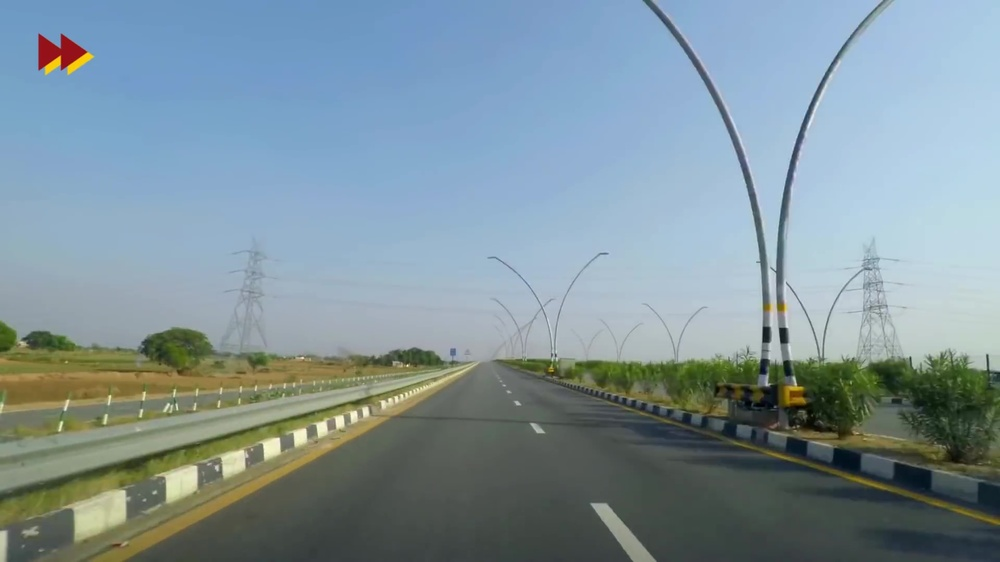
#> input picture testimages/test7.jpg, 1000 x 562 px, shrunk from 1920 x 1080 before the run; the run also reads 2 pictures not shown here
$ jupyter execute --allow-errors BASIC_LANE_DETECTION.ipynb   (shell and % lines are left out)
#> lines starting #> are read from the running program, lines starting #| are printed output that depends on the picture
[cell 1]
import matplotlib.pyplot as plt
import matplotlib.image as mpimg
import numpy as np
import cv2
from moviepy.editor import VideoFileClip
from IPython.display import HTML
import math

[cell 2]
def read(path):
  return mpimg.imread(path)

def show(image):
  print('This image is:', type(image), 'with dimensions:', image.shape)
  plt.imshow(image)

def save(image, path = 'test.png'):
  plt.imsave(path, image)

def convert_to_color(image):
  return np.dstack((image, image, image))

[cell 3]
def gray(raw_image):
  '''convert the colored imaged to grayscale image'''
  return cv2.cvtColor(raw_image, cv2.COLOR_RGB2GRAY)

def reduce_noise(gray_image, kernel_size):
  '''reduce noise of grayscale image using gausian blur'''
  return cv2.GaussianBlur(gray_image, (kernel_size, kernel_size), 0)

[cell 4]
def get_edges(blur_image, low_threshold, high_threshold):
  '''find edges using canny transform algorithm'''
  return cv2.Canny(blur_image, low_threshold, high_threshold)

[cell 5]
def get_vertices(x, y, axc, bxc, cyc, dyc, maxyc = 1.0, maxxc = 1.0, startxc = 0.0):
  ax = int(axc*x)
  bx = int(bxc*x)
  cy = int(cyc*y)
  dy = int(dyc*y)
  maxy = int(maxyc*y)
  maxx = int(maxxc*x)
  startx = int(startxc*x)
  bottom_left = (startx, maxy)
  top_left = (ax, cy)
  top_right = (bx, dy)
  bottom_right = (maxx, maxy)
  vertices = np.array([[bottom_left, top_left, top_right, bottom_right]], dtype=np.int32)
  return vertices

[cell 6]
def get_roi(edge_image, vertices, ignore_value = 255):
  '''get the polygon to be used to block out everything in the image except the region of interest'''
  roi = np.zeros_like(edge_image)
  cv2.fillPoly(roi, vertices, ignore_value)
  return roi

def mask(edge_image, roi):
  '''block out everything in the image except the edges in the region of interest'''
  return cv2.bitwise_and(edge_image, roi)

[cell 7]
def get_lines(masked_edge_image, rho, theta_coef, min_votes, min_line_length, max_line_gap):
  '''convert edges into lines using hough transform algorithm '''
  theta = theta_coef*np.pi/180
  return cv2.HoughLinesP(masked_edge_image, rho, theta, min_votes, np.array([]), minLineLength = min_line_length, maxLineGap = max_line_gap)

[cell 8]
def draw(lines, image, color=[255, 0, 0], thickness = 2, thresh = 0.5):
  ''' draw the lines on a blank image'''
  lined_image = np.copy(image)*0

  if lines is not None:
    for line in lines:
      for x1,y1,x2,y2 in line:
        slope, intercept = np.polyfit((x1,x2), (y1,y2), 1)
        if abs(slope) > thresh:
          cv2.line(lined_image, (x1, y1), (x2, y2), color, thickness)

  return lined_image

[cell 9]
# equation of a line: y = slope*x + intercept
# left lane has a positive slope, right lane has a negative slope

def extrapolate_lines(lines, image, color=[255, 0, 0], thickness = 10,
                      positive_thresh = 0.5, negative_thresh = 0.5):

  imshape = image.shape
  image = np.copy(image)*0

  #initialize minimum and maximum y coordinate
  minimum_y = image.shape[0]
  maximum_y = image.shape[0]

  #initialize groups of values into empty lists
  left_slopes = []
  left_xs = []
  left_ys = []
  right_slopes = []
  right_xs = []
  right_ys = []

  # segregate the small line segments into the left lane group or right lane group
  if lines is not None:
    for line in lines:
      for x1,y1,x2,y2 in line:

        # get the slope and intercept of the line (as defined by two points) using the polyfit function
        slope, intercept = np.polyfit((x1,x2), (y1,y2), 1)

        if (slope > positive_thresh): #if positive slope, put value to left lane group
          left_slopes += [slope]
          left_xs += [x1, x2]
          left_ys += [y1, y2]
        elif (slope < negative_thresh): #if negative slope, put value to right lane group
          right_slopes += [slope]
          right_xs += [x1, x2]
          right_ys += [y1, y2]

        # update the minimum y_coordinate based on values seen
        minimum_y = min(min(y1, y2), minimum_y)

  #average all the values in each group to get the slope, x, and y
  left_slope = np.mean(left_slopes)
  left_x = np.mean(left_xs)
  left_y = np.mean(left_ys)
  right_slope = np.mean(right_slopes)
  right_x = np.mean(right_xs)
  right_y = np.mean(right_ys)

  #derive the intercept using the equation of the line and average value
  left_intercept = left_y - (left_slope * left_x)
  right_intercept = right_y - (right_slope * right_x)

  if ((len(left_slopes) > 0) and (len(right_slopes) > 0)): #make sure we have points in each group
    #derive the x coordinate using the equation of the lines and derived values
    upper_left_x = int((minimum_y - left_intercept) / left_slope)
    lower_left_x = int((maximum_y - left_intercept) / left_slope)
    upper_right_x = int((minimum_y - right_intercept) / right_slope)
    lower_right_x = int((maximum_y - right_intercept) / right_slope)

    #draw the line based on two points
    cv2.line(image, (upper_left_x, minimum_y), (lower_left_x, maximum_y), color, thickness)
    cv2.line(image, (upper_right_x, minimum_y), (lower_right_x, maximum_y), color, thickness)

  return image

[cell 10]
def overlap(first_image, second_image, α = 0.8, β = 0.5, λ = 0.0):
    '''first_image * α + second_image * β + λ (colored)'''
    return cv2.addWeighted(first_image, α, second_image, β, λ)

[cell 11]
param = {
   #blur parameters
  'kernel_size': 5,

   #canny transform parameters
  'canny_lo': 100,
  'canny_hi': 200,

  #region of interest parameters
  'ax_coef': 10.0/25,
  'bx_coef': 14.0/25,
  'cy_coef': 0.6,
  'dy_coef': 0.6,
  'maxy_coef': 1.0,
  'maxx_coef': 1.0,
  'startx_coef': 0.0,

  #hough parameters
  'rho': 1,
  'theta_coef': 1,
  'min_votes': 30,
  'min_line_length': 20,
  'max_line_gap': 20
}

[cell 12]
def pipeline(path, file, name, param = param):

  name = path + name

  raw_image = read(path + file)
  image = read(path + file)
  save(image, path = name + '1-raw.png')

  gray_image = gray(image)
  save(gray_image, path = name + '2-grey.png')

  blur_image = reduce_noise(gray_image, param['kernel_size'])
  save(blur_image, path = name + '3-blur.png')

  edge_image = get_edges(blur_image, param['canny_lo'], param['canny_hi'])
  save(edge_image, path = name + '4-edges.png')

  x = image.shape[1]
  y = image.shape[0]
  vertices = get_vertices(x, y, param['ax_coef'], param['bx_coef'],
                                param['cy_coef'], param['dy_coef'],
                                param['maxy_coef'], param['maxx_coef'], param['startx_coef'])

  roi = get_roi(edge_image, vertices)
  save(roi, path = name + '5-roi.png')

  mask_image = mask(edge_image, roi)
  save(mask_image, path = name + '6-mask.png')

  lines = get_lines(mask_image, param['rho'], param['theta_coef'],
                           param['min_votes'], param['min_line_length'],
                           param['max_line_gap'])

  line_image = draw(lines, raw_image)
  save(line_image, path = name + '7-lines.png')


  line_image2 = extrapolate_lines(lines, raw_image)
  save(line_image2, path = name + '8-lines.png')

  image = overlap(line_image, raw_image)
  save(image, path = name + '9-overlap.png')

  image = overlap(line_image2, raw_image)
  save(image, path = name + '10-overlap.png')


pipeline(path = 'testimages/', file = 'test7.jpg', name = 'A')
#> in read, returned value is the input picture: shape (562, 1000, 3); mean R, G, B 127.6, 147.1, 155
#> in pipeline, `lines = get_lines(mask_image, param['rho'], param['theta_coef'], param..`: lines = 31 rows, first 6: [231, 432, 414, 383], [276, 456, 495, 359], [246, 457, 481, 362], [514, 403, 536, 432], [224, 478, 412, 395], [605, 503, 655, 560]
#> the loop in draw, `for line in lines:` made 31 passes
#> after the loop in draw, `for line in lines:`:
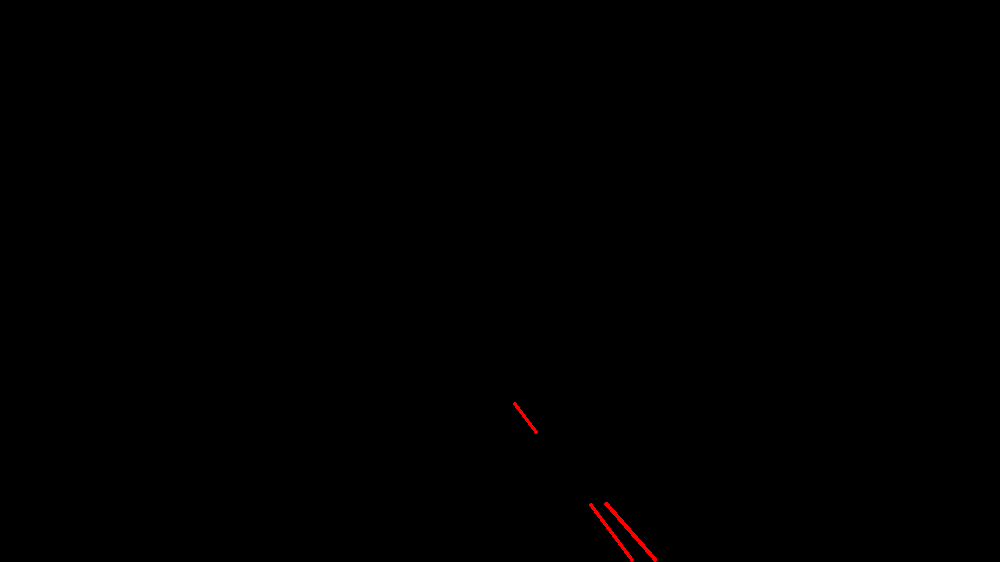
#> lined_image: shape (562, 1000, 3); mean R, G, B 0.3, 0, 0
#> the loop in extrapolate_lines, `for line in lines:` made 31 passes
#> after the loop in extrapolate_lines, `for line in lines:`: left_slopes = [1.32, 1.14, 1.33, 1.14]; left_xs = [514, 536, 605, 655, 590, 632, 606, 655]; left_ys = [403, 432, 503, 560, 504, 560, 503, 559]; right_slopes = 27 values, max 0.212 at index 16, min -0.469 at index 7, mean -0.278; right_xs = 54 values, max 673 at index 27, min 157 at index 20, mean 398.1; right_ys = 54 values, max 502 at index 16, min 358 at index 31, mean 408.1
#> in extrapolate_lines, `left_slope = np.mean(left_slopes)`: left_slope = 1.23
#> in extrapolate_lines, `left_x = np.mean(left_xs)`: left_x = 599.1
#> in extrapolate_lines, `left_y = np.mean(left_ys)`: left_y = 503
#> in extrapolate_lines, `right_slope = np.mean(right_slopes)`: right_slope = -0.278
#> in extrapolate_lines, `right_x = np.mean(right_xs)`: right_x = 398.1
#> in extrapolate_lines, `right_y = np.mean(right_ys)`: right_y = 408.1
#> in extrapolate_lines, `left_intercept = left_y - (left_slope * left_x)`: left_intercept = -236.1
#> in extrapolate_lines, `right_intercept = right_y - (right_slope * right_x)`: right_intercept = 518.8
#> in extrapolate_lines, `upper_left_x = int((minimum_y - left_intercept) / left_slope)`: upper_left_x = 481
#> in extrapolate_lines, `lower_left_x = int((maximum_y - left_intercept) / left_slope)`: lower_left_x = 646
#> in extrapolate_lines, `upper_right_x = int((minimum_y - right_intercept) / right_slope)`: upper_right_x = 578
#> in extrapolate_lines, `lower_right_x = int((maximum_y - right_intercept) / right_slope)`: lower_right_x = -155
pipeline(path = 'testimages/', file = 'test8.jpg', name = 'B')
#> call 3 of read, with path = 'testimages/test8.jpg'
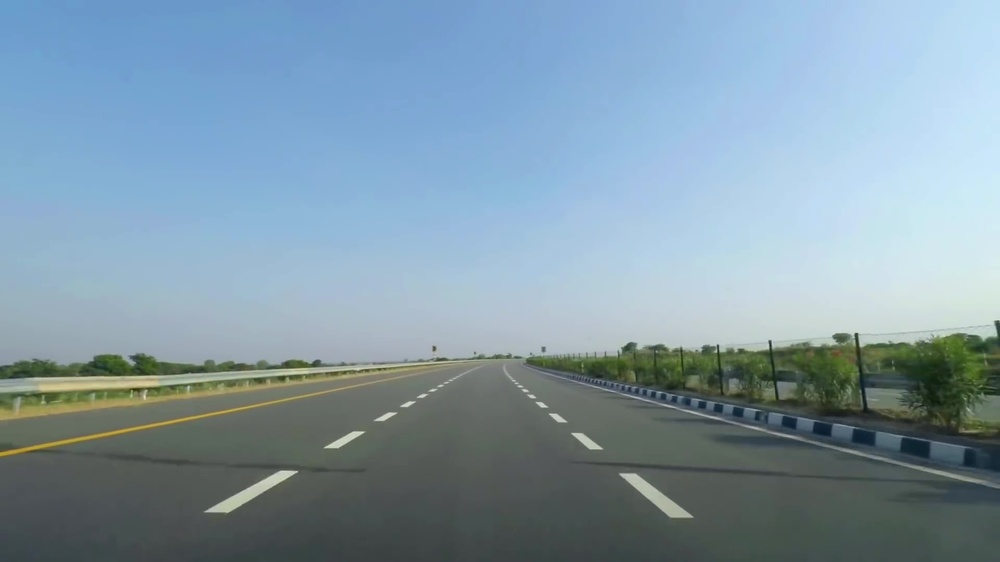
#> input picture testimages/test8.jpg, 1000 x 562 px, shrunk from 1920 x 1080 before the run
#> in read, returned value is the input picture: shape (562, 1000, 3); mean R, G, B 129.3, 153, 167.1
#> in pipeline (call 2), `lines = get_lines(mask_image, param['rho'], param['theta_coef'], param..`: lines = 24 rows, first 6: [336, 448, 432, 391], [204, 511, 281, 470], [634, 473, 692, 517], [227, 512, 295, 473], [565, 377, 640, 397], [621, 391, 715, 416]
#> call 2 of draw, with lines = array of shape (24, 1, 4), thickness = 2, thresh = 0.5
#> the loop in draw (call 2), `for line in lines:` made 24 passes
#> after the loop in draw (call 2), `for line in lines:`:
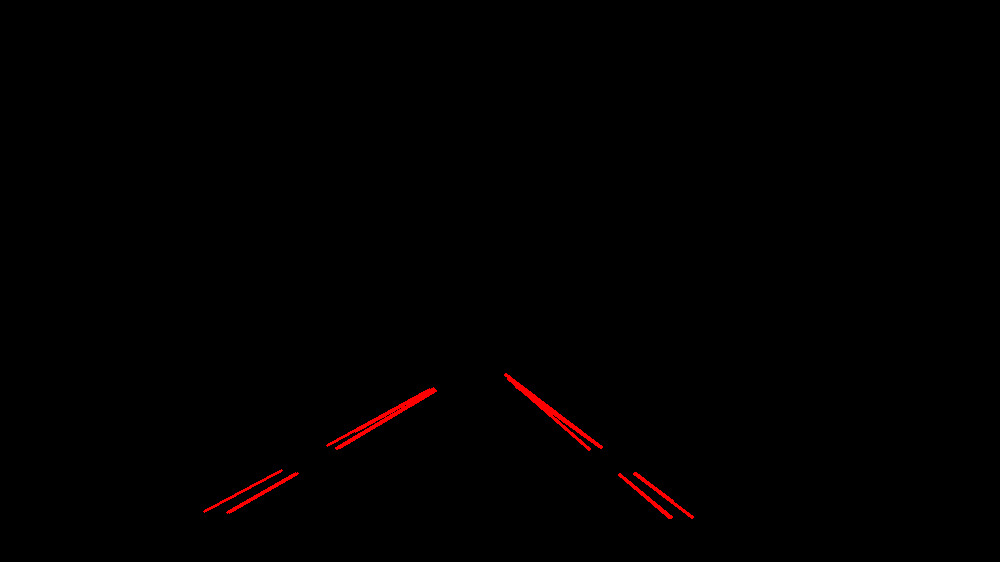
#> lined_image: shape (562, 1000, 3); mean R, G, B 1.3, 0, 0
#> the loop in extrapolate_lines (call 2), `for line in lines:` made 24 passes
pipeline(path = 'testimages/', file = 'test9.jpg', name = 'C')
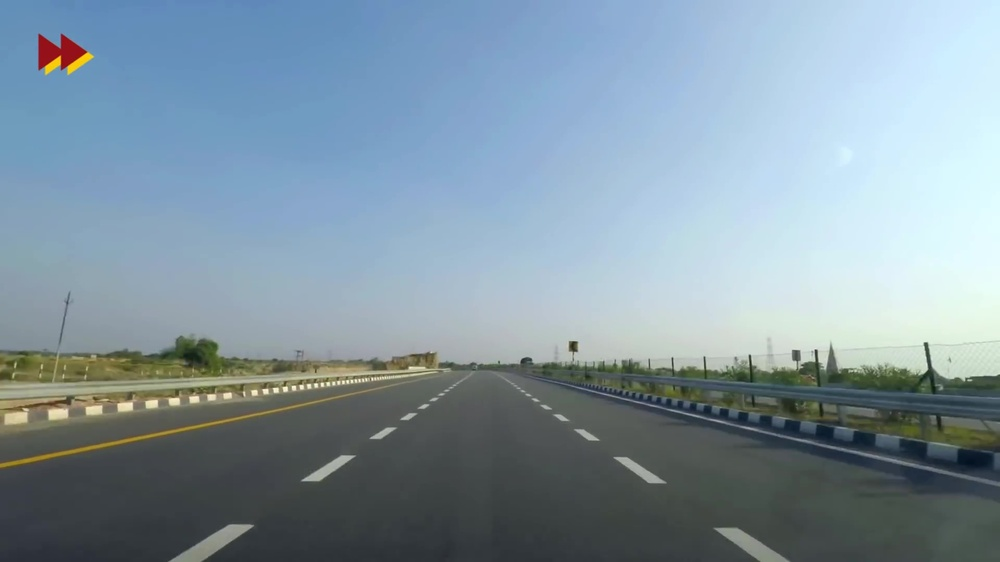
#> input picture testimages/test9.jpg, 1000 x 562 px, shrunk from 1920 x 1080 before the run
#> in read, returned value is the input picture: shape (562, 1000, 3); mean R, G, B 130.1, 149.7, 161.6
#> in save (call 26), `plt.imsave(path, image)`:
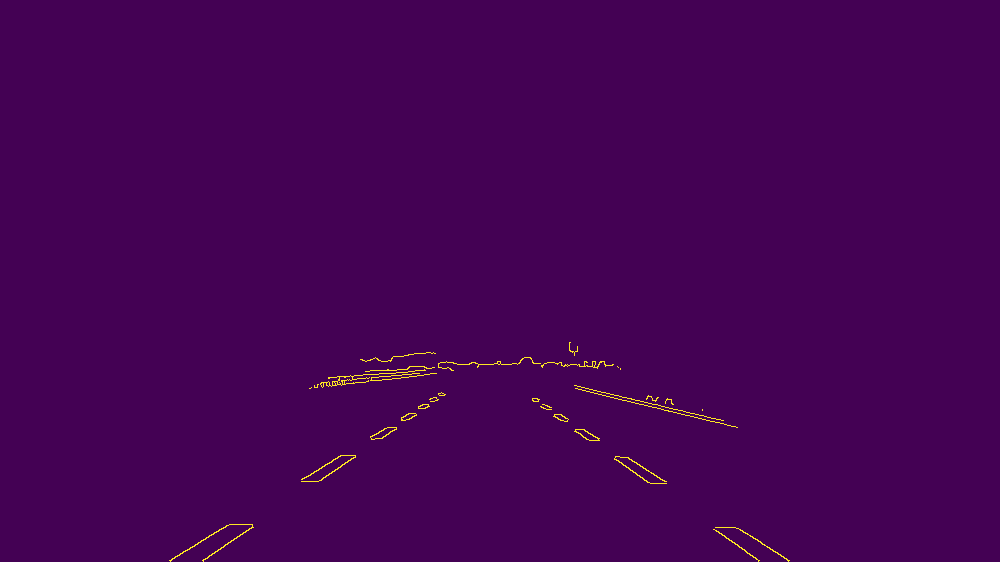
#> saved as C6-mask.png: shape (562, 1000, 3); mean R, G, B 68.7, 1.9, 83.8
#> in pipeline (call 3), `lines = get_lines(mask_image, param['rho'], param['theta_coef'], param..`: lines = 36 rows, first 6: [310, 388, 436, 373], [576, 388, 736, 427], [589, 389, 723, 420], [320, 383, 415, 373], [626, 457, 665, 481], [301, 479, 340, 455]
#> call 3 of draw, with lines = array of shape (36, 1, 4), thickness = 2, thresh = 0.5
#> the loop in draw (call 3), `for line in lines:` made 36 passes
#> after the loop in draw (call 3), `for line in lines:`:
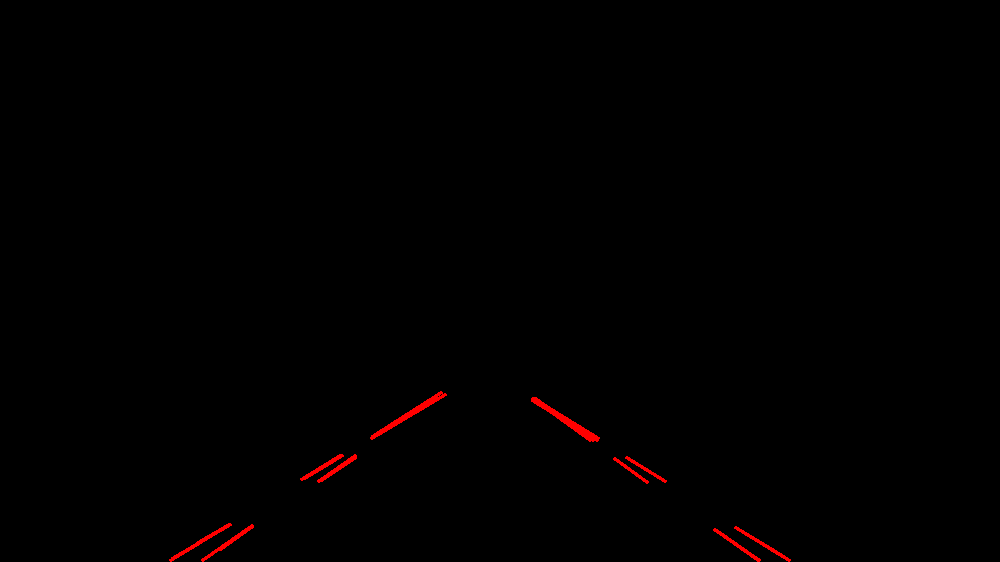
#> lined_image: shape (562, 1000, 3); mean R, G, B 1.2, 0, 0
pipeline(path = 'testimages/', file = 'test10.jpg', name = 'D')
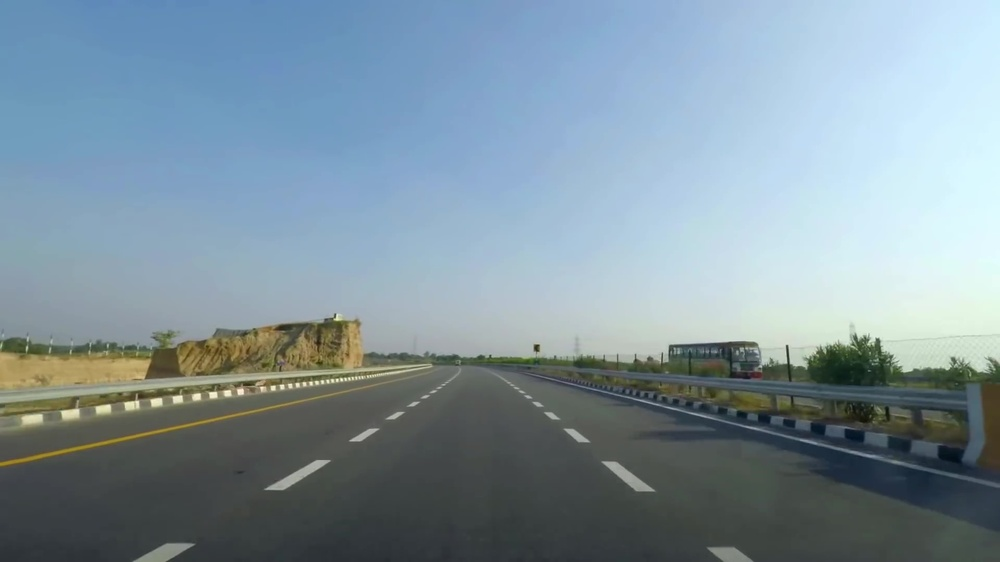
#> input picture testimages/test10.jpg, 1000 x 562 px, shrunk from 1920 x 1080 before the run
#> in read, returned value is the input picture: shape (562, 1000, 3); mean R, G, B 127.6, 147, 157.5
#> in save (call 32), `plt.imsave(path, image)`:
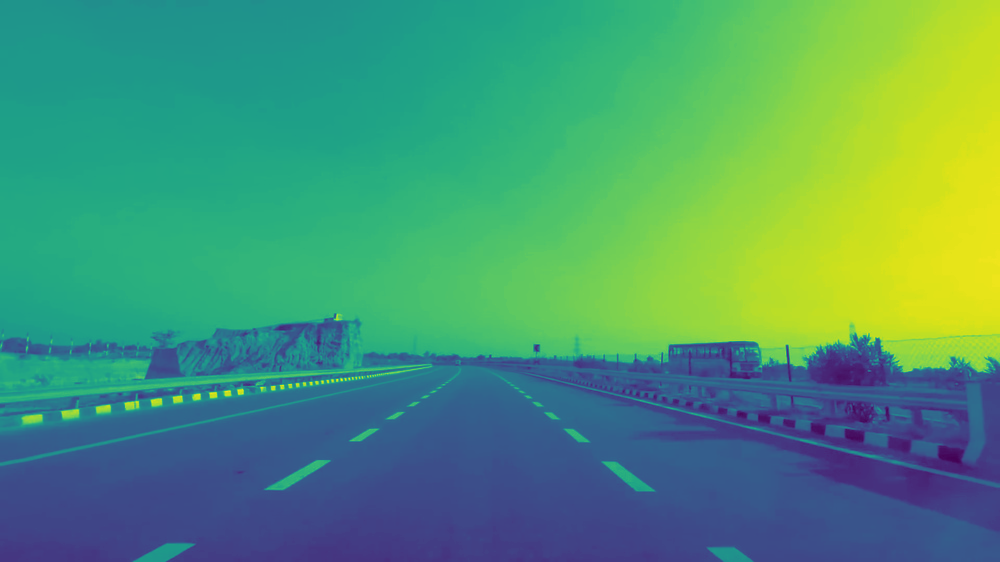
#> saved as D2-grey.png: shape (562, 1000, 3); mean R, G, B 76.2, 150.6, 113.8
#> in pipeline (call 4), `lines = get_lines(mask_image, param['rho'], param['theta_coef'], param..`: lines = 30 rows, first 6: [588, 389, 733, 425], [266, 487, 316, 460], [360, 441, 447, 384], [373, 352, 576, 360], [284, 489, 329, 460], [615, 461, 655, 491]
pipeline(path = 'testimages/', file = 'test11.jpg', name = 'E')
#> in pipeline (call 5), `lines = get_lines(mask_image, param['rho'], param['theta_coef'], param..`: lines = 31 rows, first 6: [378, 435, 438, 396], [219, 559, 280, 515], [627, 453, 660, 473], [306, 390, 413, 375], [710, 518, 772, 560], [531, 398, 597, 437]
pipeline(path = 'testimages/', file = 'test12.jpg', name = 'F')
#> in pipeline (call 6), `lines = get_lines(mask_image, param['rho'], param['theta_coef'], param..`: lines = 27 rows, first 6: [536, 397, 602, 436], [643, 453, 683, 475], [248, 561, 294, 522], [308, 389, 434, 369], [216, 560, 272, 520], [375, 351, 428, 353]
